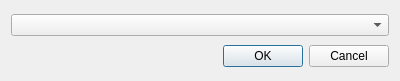
<?xml version="1.0" encoding="UTF-8"?>
<ui version="4.0">
 <class>WritingSystemDialog</class>
 <widget class="QDialog" name="WritingSystemDialog">
  <property name="geometry">
   <rect>
    <x>0</x>
    <y>0</y>
    <width>400</width>
    <height>81</height>
   </rect>
  </property>
  <property name="windowTitle">
   <string>Select a writing system</string>
  </property>
  <layout class="QVBoxLayout" name="verticalLayout">
   <item>
    <widget class="WritingSystemCombo" name="comboBox"/>
   </item>
   <item>
    <widget class="QDialogButtonBox" name="buttonBox">
     <property name="orientation">
      <enum>Qt::Horizontal</enum>
     </property>
     <property name="standardButtons">
      <set>QDialogButtonBox::Cancel|QDialogButtonBox::Ok</set>
     </property>
    </widget>
   </item>
  </layout>
 </widget>
 <customwidgets>
  <customwidget>
   <class>WritingSystemCombo</class>
   <extends>QComboBox</extends>
   <header location="global">writingsystemcombo.h</header>
  </customwidget>
 </customwidgets>
 <resources/>
 <connections>
  <connection>
   <sender>buttonBox</sender>
   <signal>accepted()</signal>
   <receiver>WritingSystemDialog</receiver>
   <slot>accept()</slot>
   <hints>
    <hint type="sourcelabel">
     <x>248</x>
     <y>254</y>
    </hint>
    <hint type="destinationlabel">
     <x>157</x>
     <y>274</y>
    </hint>
   </hints>
  </connection>
  <connection>
   <sender>buttonBox</sender>
   <signal>rejected()</signal>
   <receiver>WritingSystemDialog</receiver>
   <slot>reject()</slot>
   <hints>
    <hint type="sourcelabel">
     <x>316</x>
     <y>260</y>
    </hint>
    <hint type="destinationlabel">
     <x>286</x>
     <y>274</y>
    </hint>
   </hints>
  </connection>
 </connections>
</ui>
